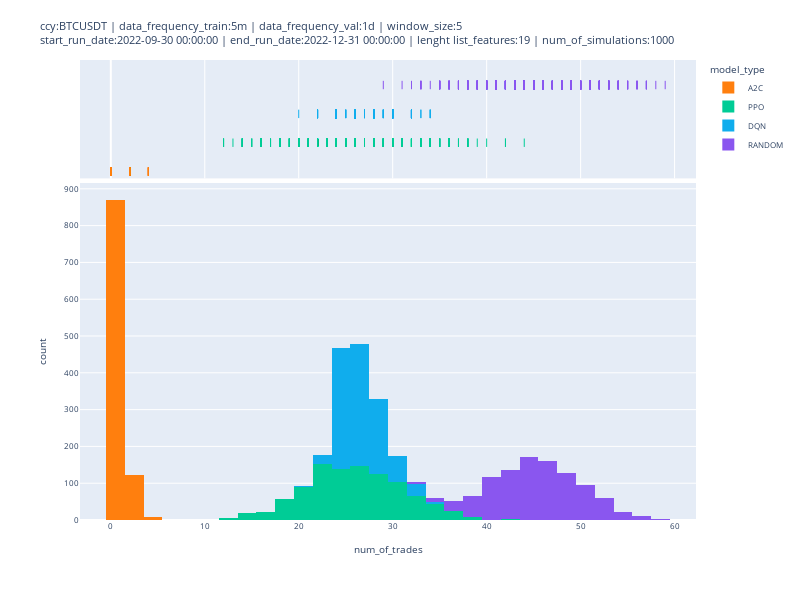

Notebook cell for this chart:
### Code cell
fig = px.histogram(df_sim_results, x="num_of_trades", color="model_type", color_discrete_sequence=[ "#FF7F0E", "#00CC96", "#10aded", "#8A56EF"],  width=800, height=600, marginal="rug", # can be `box`, `violin`
                         hover_data=['total_reward_cash','fmt_total_profit_percentage', 'num_of_trades', 'sim_id'])
fig.update_layout(title=str_title, font={'size': 8})
fig.write_html(os.path.join('../results', 'plots', 'num_of_trades', 'hist_plot_' + file_export_plot_sim_results + '.html'))
fig.show()

### Figure 1 — Plotly figure (JSON) as saved in the notebook; plotly's stock layout.template omitted (floating-point values rounded to 4 significant figures; data arrays with more than 128 entries replaced by an {"elided": "..."} marker saying what was removed)
{"data": [{"alignmentgroup": "True", "bingroup": "x", "hovertemplate": "model_type=A2C<br>num_of_trades=%{x}<br>count=%{y}<extra></extra>", "legendgroup": "A2C", "marker": {"color": "#FF7F0E", "pattern": {"shape": ""}}, "name": "A2C", "offsetgroup": "A2C", "orientation": "v", "showlegend": true, "type": "histogram", "x": {"elided": "1000 int values"}, "xaxis": "x", "yaxis": "y"}, {"alignmentgroup": "True", "boxpoints": "all", "customdata": {"elided": "1000x3 float values"}, "fillcolor": "rgba(255,255,255,0)", "hoveron": "points", "hovertemplate": "model_type=A2C<br>num_of_trades=%{x}<br>total_reward_cash=%{customdata[0]}<br>fmt_total_profit_percentage=%{customdata[1]}<br>sim_id=%{customdata[2]}<extra></extra>", "jitter": 0, "legendgroup": "A2C", "line": {"color": "rgba(255,255,255,0)"}, "marker": {"color": "#FF7F0E", "symbol": "line-ns-open"}, "name": "A2C", "offsetgroup": "A2C", "showlegend": false, "type": "box", "x": {"elided": "1000 int values"}, "xaxis": "x2", "yaxis": "y2"}, {"alignmentgroup": "True", "bingroup": "x", "hovertemplate": "model_type=PPO<br>num_of_trades=%{x}<br>count=%{y}<extra></extra>", "legendgroup": "PPO", "marker": {"color": "#00CC96", "pattern": {"shape": ""}}, "name": "PPO", "offsetgroup": "PPO", "orientation": "v", "showlegend": true, "type": "histogram", "x": {"elided": "1000 int values"}, "xaxis": "x", "yaxis": "y"}, {"alignmentgroup": "True", "boxpoints": "all", "customdata": {"elided": "1000x3 float values"}, "fillcolor": "rgba(255,255,255,0)", "hoveron": "points", "hovertemplate": "model_type=PPO<br>num_of_trades=%{x}<br>total_reward_cash=%{customdata[0]}<br>fmt_total_profit_percentage=%{customdata[1]}<br>sim_id=%{customdata[2]}<extra></extra>", "jitter": 0, "legendgroup": "PPO", "line": {"color": "rgba(255,255,255,0)"}, "marker": {"color": "#00CC96", "symbol": "line-ns-open"}, "name": "PPO", "offsetgroup": "PPO", "showlegend": false, "type": "box", "x": {"elided": "1000 int values"}, "xaxis": "x2", "yaxis": "y2"}, {"alignmentgroup": "True", "bingroup": "x", "hovertemplate": "model_type=DQN<br>num_of_trades=%{x}<br>count=%{y}<extra></extra>", "legendgroup": "DQN", "marker": {"color": "#10aded", "pattern": {"shape": ""}}, "name": "DQN", "offsetgroup": "DQN", "orientation": "v", "showlegend": true, "type": "histogram", "x": {"elided": "1000 int values"}, "xaxis": "x", "yaxis": "y"}, {"alignmentgroup": "True", "boxpoints": "all", "customdata": {"elided": "1000x3 float values"}, "fillcolor": "rgba(255,255,255,0)", "hoveron": "points", "hovertemplate": "model_type=DQN<br>num_of_trades=%{x}<br>total_reward_cash=%{customdata[0]}<br>fmt_total_profit_percentage=%{customdata[1]}<br>sim_id=%{customdata[2]}<extra></extra>", "jitter": 0, "legendgroup": "DQN", "line": {"color": "rgba(255,255,255,0)"}, "marker": {"color": "#10aded", "symbol": "line-ns-open"}, "name": "DQN", "offsetgroup": "DQN", "showlegend": false, "type": "box", "x": {"elided": "1000 int values"}, "xaxis": "x2", "yaxis": "y2"}, {"alignmentgroup": "True", "bingroup": "x", "hovertemplate": "model_type=RANDOM<br>num_of_trades=%{x}<br>count=%{y}<extra></extra>", "legendgroup": "RANDOM", "marker": {"color": "#8A56EF", "pattern": {"shape": ""}}, "name": "RANDOM", "offsetgroup": "RANDOM", "orientation": "v", "showlegend": true, "type": "histogram", "x": {"elided": "1000 int values"}, "xaxis": "x", "yaxis": "y"}, {"alignmentgroup": "True", "boxpoints": "all", "customdata": {"elided": "1000x3 float values"}, "fillcolor": "rgba(255,255,255,0)", "hoveron": "points", "hovertemplate": "model_type=RANDOM<br>num_of_trades=%{x}<br>total_reward_cash=%{customdata[0]}<br>fmt_total_profit_percentage=%{customdata[1]}<br>sim_id=%{customdata[2]}<extra></extra>", "jitter": 0, "legendgroup": "RANDOM", "line": {"color": "rgba(255,255,255,0)"}, "marker": {"color": "#8A56EF", "symbol": "line-ns-open"}, "name": "RANDOM", "offsetgroup": "RANDOM", "showlegend": false, "type": "box", "x": {"elided": "1000 int values"}, "xaxis": "x2", "yaxis": "y2"}], "layout": {"barmode": "relative", "font": {"size": 8}, "height": 600, "legend": {"title": {"text": "model_type"}, "tracegroupgap": 0}, "margin": {"t": 60}, "title": {"text": "ccy:BTCUSDT | data_frequency_train:5m | data_frequency_val:1d | window_size:5<br>start_run_date:2022-09-30 00:00:00 | end_run_date:2022-12-31 00:00:00 | lenght list_features:19 | num_of_simulations:1000"}, "width": 800, "xaxis": {"anchor": "y", "domain": [0, 1], "title": {"text": "num_of_trades"}}, "xaxis2": {"anchor": "y2", "domain": [0, 1], "matches": "x", "showgrid": true, "showticklabels": false}, "yaxis": {"anchor": "x", "domain": [0, 0.7326], "title": {"text": "count"}}, "yaxis2": {"anchor": "x2", "domain": [0.7426, 1], "matches": "y2", "showgrid": false, "showline": false, "showticklabels": false, "ticks": ""}}}
